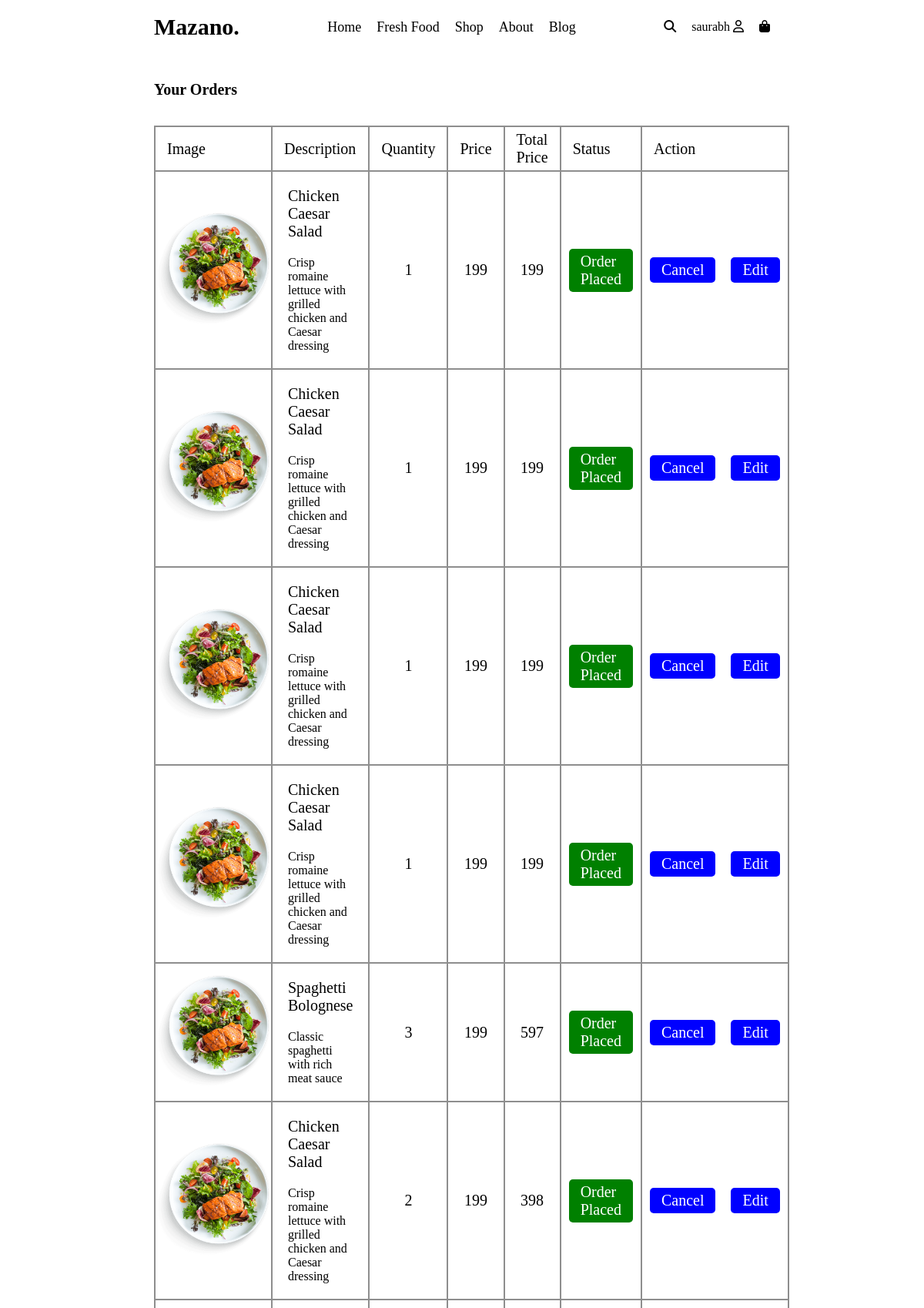
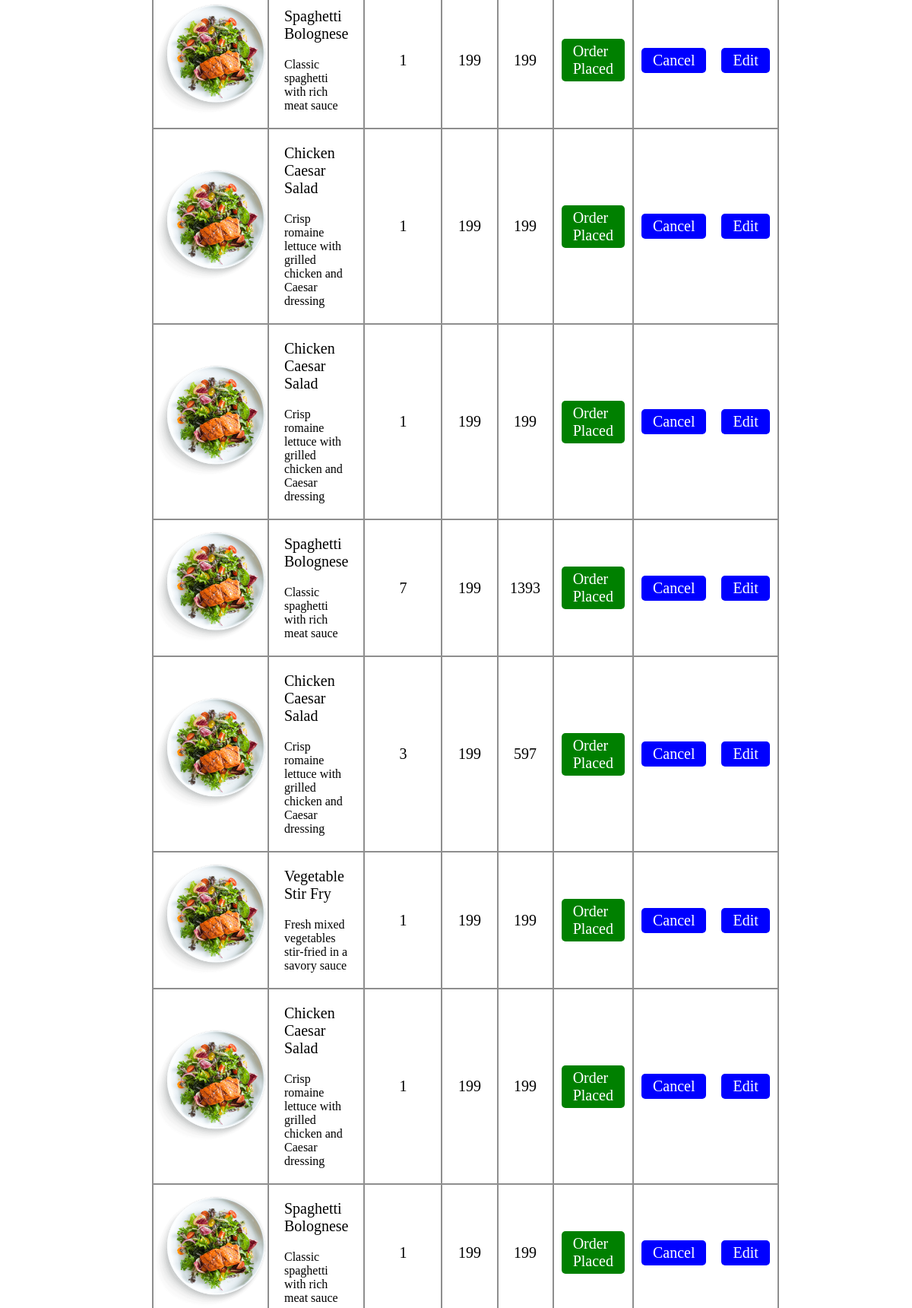
Page /user/my_orders.php (signed in, upper part) on the committed database (2 pictures, top to bottom).
### tables this page shows
CREATE TABLE `users_data` (
  `id` int(11) NOT NULL,
  `username` varchar(30) NOT NULL,
  `email` varchar(50) NOT NULL,
  `password` varchar(100) NOT NULL
);

CREATE TABLE `customer_order` (
  `id` int(11) NOT NULL,
  `user_id` int(10) NOT NULL,
  `food_id` int(10) NOT NULL,
  `quantity` int(10) NOT NULL,
  `total_price` int(10) NOT NULL,
  `status` int(11) DEFAULT NULL,
  `order_cancelled` int(11) NOT NULL DEFAULT 0
);

CREATE TABLE `fooditems` (
  `id` int(11) NOT NULL,
  `food_name` varchar(30) NOT NULL,
  `food_category` varchar(30) NOT NULL,
  `food_description` varchar(255) NOT NULL,
  `food_ingredients` varchar(255) NOT NULL,
  `price` int(10) NOT NULL,
  `quantity` int(100) NOT NULL,
  `discount_percentage` int(100) DEFAULT NULL,
  `primary_img` varchar(255) NOT NULL,
  `set_of_imgs` varchar(255) DEFAULT NULL
);

### user/my_orders.php (the view, shortened to what this page needs)
<?php
require("../session.php");
$get_user_data_query = "SELECT * FROM users_data WHERE email = '{$_SESSION['email']}'";
$get_user_data = mysqli_query($conn, $get_user_data_query) or die("User Not available");
$user_data = mysqli_fetch_assoc($get_user_data);
$fetch_user_orders_query = "SELECT * FROM customer_order WHERE user_id = {$user_data['id']} AND order_cancelled = 0 ORDER BY id DESC";
$fetch_user_orders = mysqli_query($conn, $fetch_user_orders_query);
$css = "my_orders";
include("./header.php");
?>
    <main>
        <section class="checkout-section">
            <div class="card">
                <div class="title">
                    Your Orders
                </div>
                <table>
                    <thead>
                        <tr class="theading">
                            <td>Image</td>
                            <td>Description</td>
                            <td>Quantity</td>
                            <td>Price</td>
                            <td>Total Price</td>
                            <td>Status</td>
                            <td>Action</td>
                        </tr>
                    </thead>
                    <tbody>
                        <?php while ($food_order = mysqli_fetch_assoc($fetch_user_orders)) : ?>
                            <?php
                            $ordered_food_query = "SELECT * FROM fooditems WHERE id = {$food_order['food_id']}";
                            $ordered_food = mysqli_query($conn, $ordered_food_query);
                            $ordered_food = mysqli_fetch_assoc($ordered_food);
                            ?>
                            <tr>
                                <td>
                                    <div class="img">
                                        <img src="../assets/images/food.png" alt="Food Image">
                                    </div>
                                </td>
                                <td>
                                    <div class="info">
                                        <div class="title"><?= $ordered_food['food_name'] ?></div>
                                        <div class="description"><?= $ordered_food['food_description'] ?></div>
                                    </div>
                                </td>
                                <td>
                                    <div class="quantity">
                                        <span><?= $food_order['quantity'] ?></span>
                                    </div>
                                </td>
                                <td>
                                    <div class="price">
                                        <?= $food_order['total_price'] ?>
                                    </div>
                                </td>
                                <td>
                                    <div class="price">
                                        <?= ($food_order['quantity'] * $food_order['total_price']) ?>
                                    </div>
                                </td>
                                <td>
                                    <div class="status">
                                        <?php if (!$food_order['order_cancelled']) : ?>
                                            <div class="<?= $food_order['status'] ? 'ordered' : 'cancelled' ?>">
                                                <?php echo $food_order['status'] == 1 ? "Order Placed" : "Pending" ?>
                                            </div>
                                        <?php else : ?>
                                            <div class="cancelled">
                                                Order Cancelled
                                            </div>
                                        <?php endif; ?>
                                    </div>
                                </td>
                                <td>
                                    <div class="buy">
                                        <?php if (!$food_order['order_cancelled']) : ?>
                                            <div class="buy-edit">
                                                <span class="cancel-item" data-foodid=<?= $food_order['id'] ?>>Cancel</span>
                                                <span>
                                                    <a href="./checkout.php?order_id=<?= $food_order['food_id'] ?>">
                                                        Edit
                                                    </a>
                                                </span>
                                            </div>
                                        <?php endif; ?>
                                    </div>
                                </td>
                            </tr>
                        <?php endwhile; ?>
                    </tbody>
                </table>
            </div>
        </section>
    </main>
<?php include("./footer.php") ?>

### user/header.php (shortened to what this page needs)
<!DOCTYPE html>
<html lang="en">
<head>
    <link rel="stylesheet" href="https://cdnjs.cloudflare.com/ajax/libs/font-awesome/6.5.2/css/all.min.css" />
    <link rel="stylesheet" href="../css/<?= $css ?>.css">
</head>
<body>
    <nav>
        <div>
            <span class="title">Mazano.</span>
        </div>
        <div class="links-items">
            <span><a href="./dashboard.php">Home</a></span>
            <span><a href="#">Fresh Food</a></span>
            <span><a href="#">Shop</a></span>
            <span><a href="#">About</a></span>
            <span><a href="#">Blog</a></span>
        </div>
        <div class="links-icons">
            <span><i class="fa-solid fa-magnifying-glass"></i></span>
            <span>
                <?= $user_data['username'] ?>
                <a>
                    <i class="fa-regular fa-user"></i>
                </a>
            </span>
            <span>
                <a href="./checkout.php">
                    <i class="fa-solid fa-bag-shopping"></i>
                </a>
            </span>
        </div>
    </nav>

### user/footer.php (shortened to what this page needs)
</body>
</html>

### css/my_orders.css (style rules this page uses)
* { padding: 0; margin: 0; box-sizing: border-box; }
body { --background-color: #000; --pure-background: #000; --color: #fff; --scroll-color: #a3a3a3; font-size: 16px; overflow-x: hidden; scroll-behavior: smooth; }
a { color: #000; text-decoration: none; }
nav { background-color: #fff; color: #000; height: 70px; width: 100vw; display: flex; justify-content: space-between; align-items: center; padding: 0 200px; }
nav .title { font-size: 30px; font-weight: 600; }
nav :is(.links-items, .links-icons) { display: flex; justify-content: center; align-items: center; gap: 20px; cursor: pointer; }
nav .links-items a { font-size: 18px; }
.checkout-section { padding: 20px 200px; display: flex; flex-wrap: wrap; justify-content: stretch; align-items: stretch; gap: 5%; }
.card { width: 100%; display: flex; flex-direction: column; gap: 20px; }
.card > .title { padding: 15px 0px; font-size: 20px; font-weight: 600; }
table, thead td, tbody td, tfoot td { border-collapse: collapse; border: 2px solid #8e8e8e; }
tbody tr td img { width: 150px; }
table .theading { font-size: 20px; }
table .theading td { padding: 5px 15px; }
.card .info { display: flex; flex-direction: column; gap: 20px; padding: 20px; }
.card .info .title { font-size: 20px; }
.card .quantity, .card .price, .card .status, .card .buy { display: flex; justify-content: center; align-items: center; gap: 20px; font-size: 20px; }
.card .buy .buy-edit { display: flex; }
.card .status > .ordered { background-color: green; color: white; border-radius: 5px; padding: 5px 15px; margin: 0px 10px; }
.card .buy > .buy-edit span { background-color: blue; color: white; border-radius: 5px; margin: 0px 10px; padding: 5px 15px; cursor: pointer; }
.card .buy > .buy-edit span a { color: white; }

### rows in the picture
users_data: username "saurabh"
customer_order: fooditems.food_name "Chicken Caesar Salad", fooditems.food_description "Crisp romaine lettuce with grilled chicken and Caesar dressing", quantity "1", total_price "199", $food_order['quantity']*$food_order['total_price'] "199", order_cancelled "Order Placed"
customer_order: fooditems.food_name "Chicken Caesar Salad", fooditems.food_description "Crisp romaine lettuce with grilled chicken and Caesar dressing", quantity "1", total_price "199", $food_order['quantity']*$food_order['total_price'] "199", order_cancelled "Order Placed"
customer_order: fooditems.food_name "Chicken Caesar Salad", fooditems.food_description "Crisp romaine lettuce with grilled chicken and Caesar dressing", quantity "1", total_price "199", $food_order['quantity']*$food_order['total_price'] "199", order_cancelled "Order Placed"
customer_order: fooditems.food_name "Chicken Caesar Salad", fooditems.food_description "Crisp romaine lettuce with grilled chicken and Caesar dressing", quantity "1", total_price "199", $food_order['quantity']*$food_order['total_price'] "199", order_cancelled "Order Placed"
customer_order: fooditems.food_name "Spaghetti Bolognese", fooditems.food_description "Classic spaghetti with rich meat sauce", quantity "3", total_price "199", $food_order['quantity'] * $food_order['total_price'] "597", order_cancelled "Order Placed"
customer_order: fooditems.food_name "Chicken Caesar Salad", fooditems.food_description "Crisp romaine lettuce with grilled chicken and Caesar dressing", quantity "2", total_price "199", $food_order['quantity'] * $food_order['total_price'] "398", order_cancelled "Order Placed"
customer_order: fooditems.food_name "Spaghetti Bolognese", fooditems.food_description "Classic spaghetti with rich meat sauce", quantity "1", total_price "199", $food_order['quantity']*$food_order['total_price'] "199", order_cancelled "Order Placed"
customer_order: fooditems.food_name "Chicken Caesar Salad", fooditems.food_description "Crisp romaine lettuce with grilled chicken and Caesar dressing", quantity "1", total_price "199", $food_order['quantity']*$food_order['total_price'] "199", order_cancelled "Order Placed"
customer_order: fooditems.food_name "Chicken Caesar Salad", fooditems.food_description "Crisp romaine lettuce with grilled chicken and Caesar dressing", quantity "1", total_price "199", $food_order['quantity']*$food_order['total_price'] "199", order_cancelled "Order Placed"
customer_order: fooditems.food_name "Spaghetti Bolognese", fooditems.food_description "Classic spaghetti with rich meat sauce", quantity "7", total_price "199", $food_order['quantity'] * $food_order['total_price'] "1393", order_cancelled "Order Placed"
customer_order: fooditems.food_name "Chicken Caesar Salad", fooditems.food_description "Crisp romaine lettuce with grilled chicken and Caesar dressing", quantity "3", total_price "199", $food_order['quantity'] * $food_order['total_price'] "597", order_cancelled "Order Placed"
customer_order: fooditems.food_name "Vegetable Stir Fry", fooditems.food_description "Fresh mixed vegetables stir-fried in a savory sauce", quantity "1", total_price "199", $food_order['quantity']*$food_order['total_price'] "199", order_cancelled "Order Placed"
customer_order: fooditems.food_name "Chicken Caesar Salad", fooditems.food_description "Crisp romaine lettuce with grilled chicken and Caesar dressing", quantity "1", total_price "199", $food_order['quantity']*$food_order['total_price'] "199", order_cancelled "Order Placed"
customer_order: fooditems.food_name "Spaghetti Bolognese", fooditems.food_description "Classic spaghetti with rich meat sauce", quantity "1", total_price "199", $food_order['quantity']*$food_order['total_price'] "199", order_cancelled "Order Placed"
